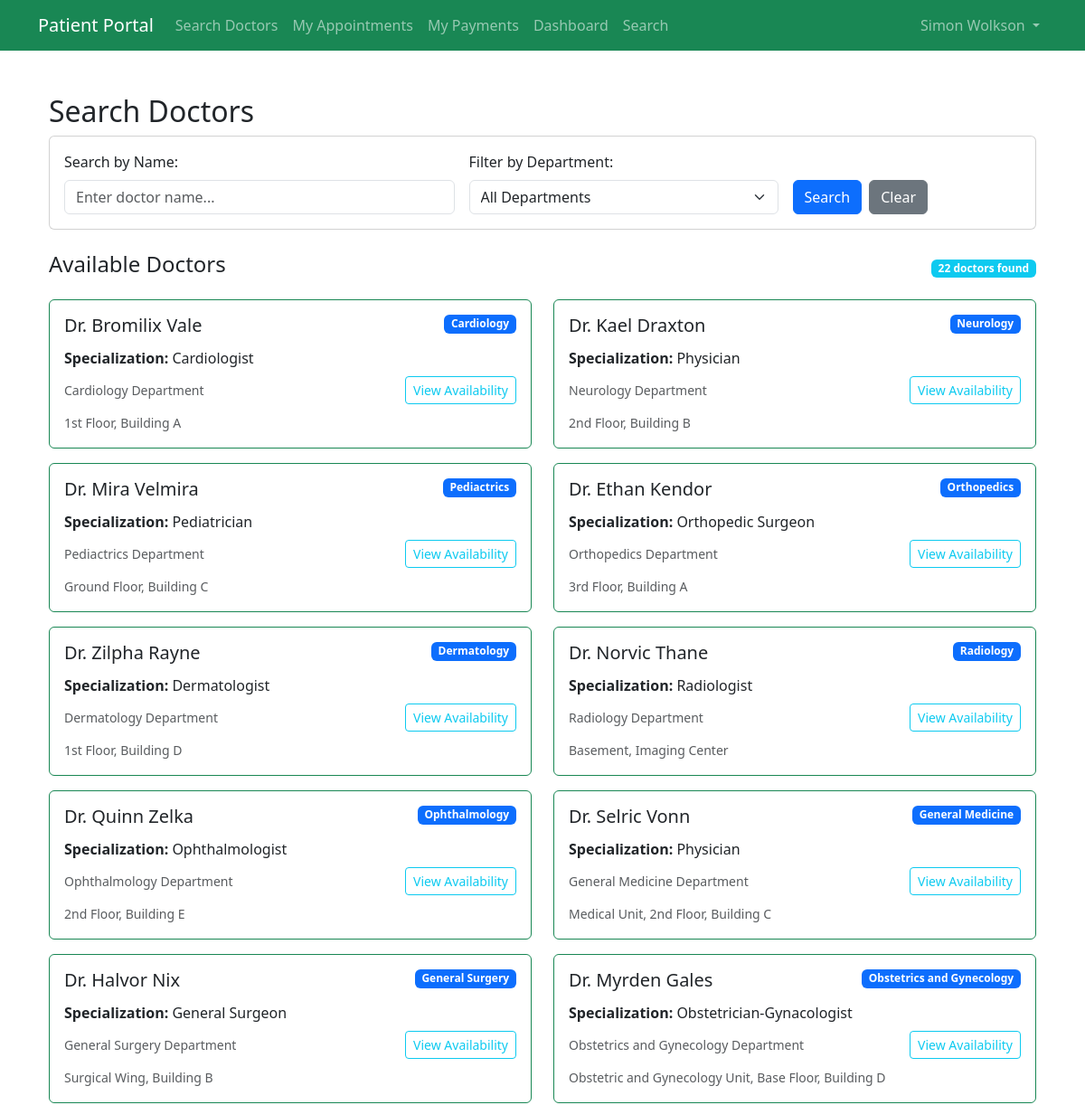
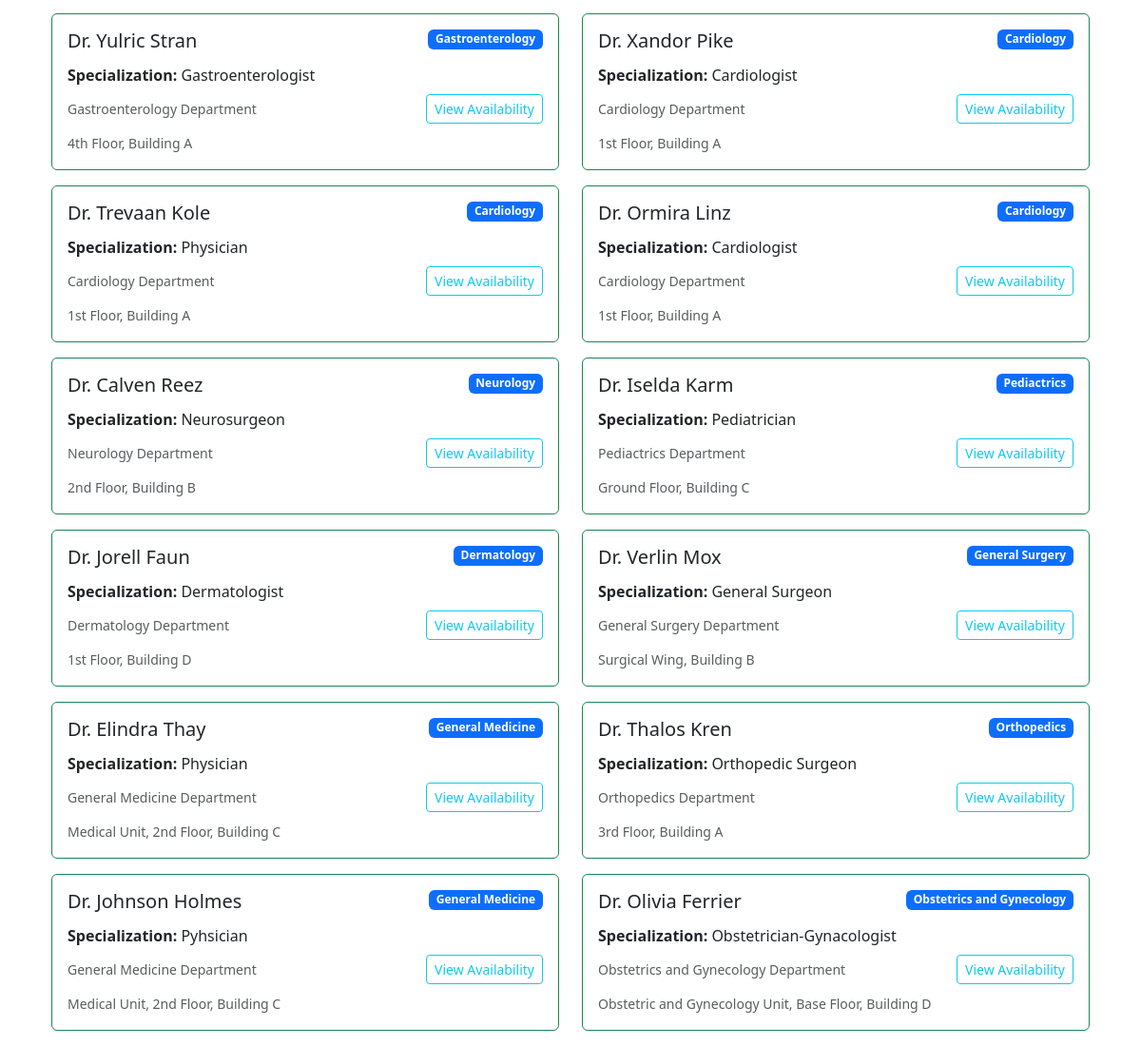
Page /appointment/search/ (signed in) on the committed database (2 pictures, top to bottom).
### patient/models.py (models this page shows, shortened)
class Patient(models.Model):
    TITLES = [
        ('mr', 'Mr'),
        ('mrs', 'Mrs'),
        ('mss', 'Miss'),
        ('ms', 'Ms'),
        ('dr', 'Dr'),
    ]
    GENDER_CHOICES = [
        ('M', 'Male'),
        ('F', 'Female'),
        ('O', 'Other'),
        ('P', 'Prefer not to say'),
    ]
    MARITAL_STATUS_CHOICES = [
        ('M', 'Married'),
        ('U', 'Unmarried'),
        ('P', 'Prefer not to say'),
    ]
    STATUS_CHOICES = [
        ('active', 'Active'),
        ('inactive', 'Inactive'),
    ]
    title = models.CharField(max_length=10, choices=TITLES, blank=True, null=True)
    fname = models.CharField(max_length=64)
    lname = models.CharField(max_length=64)
    date_of_birth = models.DateField(blank=True, null=True)
    gender = models.CharField(max_length=20, choices=GENDER_CHOICES, blank=True, null=True)
    marital_status = models.CharField(max_length=20, choices=MARITAL_STATUS_CHOICES, blank=True, null=True)
    phone = models.CharField(max_length=20, blank=True, null=True)
    email = models.EmailField(max_length=64,unique=True)
    address = models.TextField(blank=True, null=True)
    password = models.CharField(max_length=128)
    status = models.CharField(max_length=10, choices=STATUS_CHOICES, default='active')
    created_at = models.DateTimeField(auto_now_add=True)
    updated_at = models.DateTimeField(auto_now=True)

### doctor/models.py (models this page shows, shortened)
class Doctor(models.Model):
    STATUS_CHOICES = [
        ('active', 'Active'),
        ('inactive', 'Inactive')
    ]
    user = models.OneToOneField(User, on_delete=models.CASCADE, null=True, blank=True)
    department = models.ForeignKey(Department, on_delete=models.CASCADE, related_name="doctors")
    fname = models.CharField(max_length=64)
    lname = models.CharField(max_length=64)
    license = models.CharField(max_length=20, unique=True)
    specialisation = models.CharField(max_length=64)
    email = models.EmailField(max_length=64, unique=True)
    phone = models.CharField(max_length=20)
    address = models.TextField(max_length=500)
    password = models.CharField(max_length=128, default='@User123')
    status = models.CharField(max_length=10, choices=STATUS_CHOICES, default="active")
    created_at = models.DateTimeField(auto_now_add=True)
    updated_at = models.DateTimeField(auto_now=True)
    class Meta:
        verbose_name = 'Doctor'
        verbose_name_plural = 'Doctors'

class Department(models.Model):
    STATUS_CHOICE = [
        ('active', 'Active'),
        ('inactive', 'Inactive')
    ]
    dep_name = models.CharField(max_length=100, unique=True)
    dep_email = models.EmailField(max_length=100)
    dep_phone = models.CharField(max_length=20)
    dep_location = models.TextField(max_length=500)
    description = models.TextField(max_length=500, blank=True)
    status = models.CharField(max_length=10, choices=STATUS_CHOICE, default='active')
    created_at = models.DateTimeField(auto_now_add=True)
    updated_at = models.DateTimeField(auto_now=True)
    class Meta:
        verbose_name = 'Department'
        verbose_name_plural = 'Departments'

### appointment/views.py (the view, shortened to what this page needs)
# urls.py: path('search/', views.search_doctors, name='search_doctors'),
@patient_login_required
def search_doctors(request):
    query = request.GET.get('q', '').strip()
    selected_department = request.GET.get('department', '').strip()
    patient_id = request.session.get('patient_id')
    patient = get_object_or_404(Patient, id=patient_id)
    doctors = Doctor.objects.filter(status='active').select_related('department')
    if selected_department and selected_department != "All Departments":
        doctors = doctors.filter(department__dep_name__iexact=selected_department)
    all_departments = Department.objects.filter(status='active') \
                                        .values_list('dep_name', flat=True)\
                                        .order_by('dep_name')
    return render(request, 'appointment/search_doctors.html', {
        'doctors': doctors,
        'all_departments': all_departments,
        'search_query': query,
        'selected_department': selected_department,
        'patient': patient,
    })

### appointment/templates/appointment/search_doctors.html (shortened to what this page needs)
{% extends 'appointment/base.html' %}
{% block content %}
<div class="container mt-5">
    <h2>Search Doctors</h2>
    <div class="card mb-4">
        <div class="card-body">
            <form method="GET" class="row g-3">
                <div class="col-md-5">
                    <label for="q" class="form-label">Search by Name:</label>
                    <input type="text"
                           id="q"
                           name="q"
                           placeholder="Enter doctor name..."
                           class="form-control"
                           value="{{ search_query|default:'' }}">
                </div>
                <div class="col-md-4">
                    <label for="department" class="form-label">Filter by Department:</label>
                    <select id="department" name="department" class="form-select">
                        <option value="">All Departments</option>
                    </select>
                </div>
                <div class="col-md-3 d-flex align-items-end">
                    <button type="submit" class="btn btn-primary me-2">Search</button>
                    <a href="{% url 'appointment:search_doctors' %}" class="btn btn-secondary">Clear</a>
                </div>
            </form>
        </div>
    </div>
    {% if doctors %}
        <div class="d-flex justify-content-between align-items-center mb-3">
            <h4>Available Doctors</h4>
            <span class="badge bg-info">{{ doctors.count }} doctor{{ doctors.count|pluralize }} found</span>
        </div>
        <div class="row">
            {% for doctor in doctors %}
                <div class="col-lg-6 mb-3">
                    <div class="card border border-success">
                        <div class="card-body h-100">
                            <div class="d-flex justify-content-between align-items-start mb-2">
                                <h5 class="card-title mb-1">Dr. {{ doctor.fname }} {{ doctor.lname|default:'' }}</h5>
                                <span class="badge bg-primary">{{ doctor.department.dep_name }}</span>
                            </div>
                            <p class="card-text mb-2">
                                <strong>Specialization:</strong> {{ doctor.specialisation|default:'General Practice' }}<br>
                            </p>
                            <div class="d-flex justify-content-between align-items-center">
                                <small class="text-muted">{{ doctor.department.dep_name }} Department</small>
                                <a href="{% url 'appointment:patient_view_availability' doctor.id %}"
                                   class="btn btn-outline-info btn-sm">
                                    View Availability
                                </a>
                            </div>
                            {% if doctor.department.dep_location %}
                                <div class="mt-2">
                                    <small class="text-muted">
                                         {{ doctor.department.dep_location }}
                                    </small>
                                </div>
                            {% endif %}
                        </div>
                    </div>
                </div>
            {% endfor %}
        </div>
    {% endif %}
</div>
{% endblock %}

### appointment/templates/appointment/base.html (shortened to what this page needs)
<!doctype html>
<html lang="en">
  <head>
    <link href="https://cdn.jsdelivr.net/npm/bootstrap@5.3.7/dist/css/bootstrap.min.css" rel="stylesheet">
  </head>
  <body>
    {% if patient %}
    <nav class="navbar navbar-expand-lg navbar-dark bg-success">
        <div class="container">
            <a class="navbar-brand" href="{% url 'appointment:search_doctors' %}">
                 Patient Portal
            </a>
            <div class="collapse navbar-collapse" id="navbarNavPatient">
                <ul class="navbar-nav me-auto">
                    <li class="nav-item">
                        <a class="nav-link" href="{% url 'appointment:search_doctors' %}">
                             Search Doctors
                        </a>
                    </li>
                    <li class="nav-item">
                        <a class="nav-link" href="{% url 'appointment:view_appointments' %}">
                             My Appointments
                        </a>
                    </li>
                    <li class="nav-item">
                        <a class="nav-link" href="{% url 'patient:patient_payments' %}">
                             My Payments
                        </a>
                    </li>
                    <li class="nav-item">
                        <a class="nav-link" href="{% url 'patient:patient_dashboard' %}">
                             Dashboard
                        </a>
                    </li>
                    <li class="nav-item">
                        <a class="nav-link" href="{% url 'patient:patient_search' %}">
                             Search
                        </a>
                    </li>
                </ul>
                <ul class="navbar-nav">
                    <li class="nav-item dropdown">
                        <a class="nav-link dropdown-toggle" href="#" id="navbarDropdownPatient" role="button" data-bs-toggle="dropdown">
                             {{ patient.fname }} {{ patient.lname }}
                        </a>
                    </li>
                </ul>
            </div>
        </div>
    </nav>
    {% endif %}
    <div class="container mt-3">
        {% block content %}
        {% endblock %}
    </div>
  </body>
</html>

### rows in the picture
Patient: fname "Simon", lname "Wolkson"
Doctor: fname "Bromilix", lname "Vale", department.dep_name "Cardiology", specialisation "Cardiologist", department.dep_location "1st Floor, Building A"
Doctor: fname "Kael", lname "Draxton", department.dep_name "Neurology", specialisation "Physician", department.dep_location "2nd Floor, Building B"
Doctor: fname "Mira", lname "Velmira", department.dep_name "Pediactrics", specialisation "Pediatrician", department.dep_location "Ground Floor, Building C"
Doctor: fname "Ethan", lname "Kendor", department.dep_name "Orthopedics", specialisation "Orthopedic Surgeon", department.dep_location "3rd Floor, Building A"
Doctor: fname "Zilpha", lname "Rayne", department.dep_name "Dermatology", specialisation "Dermatologist", department.dep_location "1st Floor, Building D"
Doctor: fname "Norvic", lname "Thane", department.dep_name "Radiology", specialisation "Radiologist", department.dep_location "Basement, Imaging Center"
Doctor: fname "Quinn", lname "Zelka", department.dep_name "Ophthalmology", specialisation "Ophthalmologist", department.dep_location "2nd Floor, Building E"
Doctor: fname "Selric", lname "Vonn", department.dep_name "General Medicine", specialisation "Physician", department.dep_location "Medical Unit, 2nd Floor, Building C"
Doctor: fname "Halvor", lname "Nix", department.dep_name "General Surgery", specialisation "General Surgeon", department.dep_location "Surgical Wing, Building B"
Doctor: fname "Myrden", lname "Gales", department.dep_name "Obstetrics and Gynecology", specialisation "Obstetrician-Gynacologist", department.dep_location "Obstetric and Gynecology Unit, Base Floor, Building D"
Doctor: fname "Yulric", lname "Stran", department.dep_name "Gastroenterology", specialisation "Gastroenterologist", department.dep_location "4th Floor, Building A"
Doctor: fname "Xandor", lname "Pike", department.dep_name "Cardiology", specialisation "Cardiologist", department.dep_location "1st Floor, Building A"
Doctor: fname "Trevaan", lname "Kole", department.dep_name "Cardiology", specialisation "Physician", department.dep_location "1st Floor, Building A"
Doctor: fname "Ormira", lname "Linz", department.dep_name "Cardiology", specialisation "Cardiologist", department.dep_location "1st Floor, Building A"
Doctor: fname "Calven", lname "Reez", department.dep_name "Neurology", specialisation "Neurosurgeon", department.dep_location "2nd Floor, Building B"
Doctor: fname "Iselda", lname "Karm", department.dep_name "Pediactrics", specialisation "Pediatrician", department.dep_location "Ground Floor, Building C"
Doctor: fname "Jorell", lname "Faun", department.dep_name "Dermatology", specialisation "Dermatologist", department.dep_location "1st Floor, Building D"
Doctor: fname "Verlin", lname "Mox", department.dep_name "General Surgery", specialisation "General Surgeon", department.dep_location "Surgical Wing, Building B"
Doctor: fname "Elindra", lname "Thay", department.dep_name "General Medicine", specialisation "Physician", department.dep_location "Medical Unit, 2nd Floor, Building C"
Doctor: fname "Thalos", lname "Kren", department.dep_name "Orthopedics", specialisation "Orthopedic Surgeon", department.dep_location "3rd Floor, Building A"
Doctor: fname "Johnson", lname "Holmes", department.dep_name "General Medicine", specialisation "Pyhsician", department.dep_location "Medical Unit, 2nd Floor, Building C"
Doctor: fname "Olivia", lname "Ferrier", department.dep_name "Obstetrics and Gynecology", specialisation "Obstetrician-Gynacologist", department.dep_location "Obstetric and Gynecology Unit, Base Floor, Building D"

### other values in the picture
{{ doctors.count }} "22"
